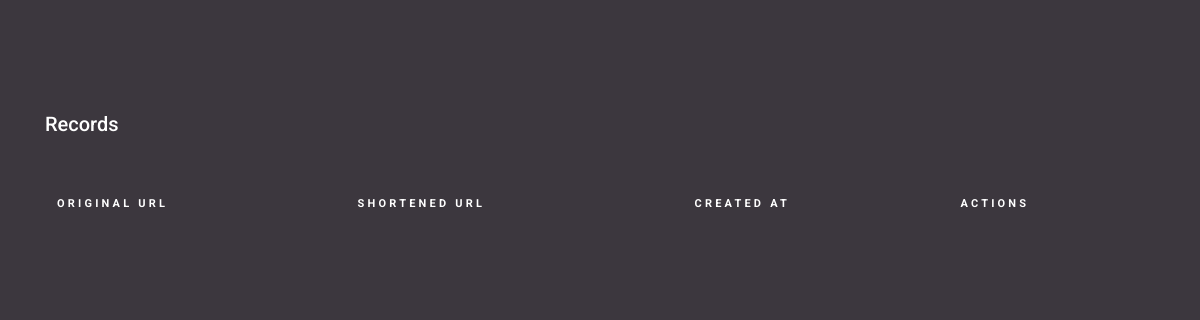
Page /dashboard (signed in) on the earlier database version.
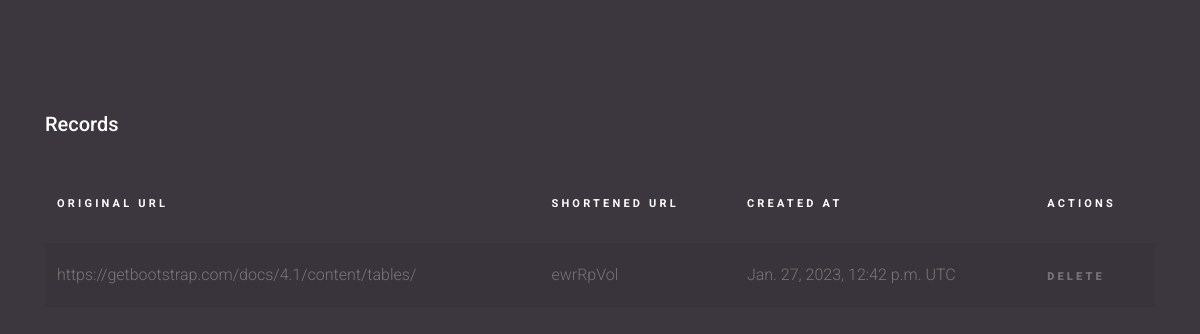
Same page on the later database version.
### myApp/models.py (models this page shows)
class URL(models.Model):
    user = models.ForeignKey(User, on_delete=models.CASCADE, null=True)
    original_url = models.CharField(max_length=500)
    shortened_url = models.CharField(max_length=8, unique=True)
    created_at = models.DateTimeField(auto_now_add=True)

### myApp/views.py (the view)
# urls.py: path('dashboard', views.dashboard, name='dashboard'),
@login_required(login_url='/login')
def dashboard(request):
    urls = URL.objects.filter(user=request.user)
    return render(request, 'dashboard.html', {'urls': urls})

### templates/dashboard.html (shortened to what this page needs)
<!doctype html>
<html lang="en">
  <head>
    <link rel="stylesheet" href="fonts/icomoon/style.css">
    <link rel="stylesheet" href="css/owl.carousel.min.css">
    <link rel="stylesheet" href="static/css/bootstrap.min.css">
    <link rel="stylesheet" href="static/css/style.css">
  </head>
  <body>
  <div class="content">
    <div class="container">
      <h2 class="mb-5">Records</h2>
      <div class="table-responsive">
        <table class="table table-striped custom-table">
          <thead>
            <tr>
              <th>Original URL</th>
              <th>Shortened URL</th>
              <th>Created at</th>
              <th>Actions</th>
            </tr>
          </thead>
          <tbody>
            {% for url in urls %}
            <tr scope="row">
              <td>{{ url.original_url }}</td>
              <td><a href="{% url 'redirect_url' url.shortened_url %}">{{ url.shortened_url }}</a></td>
              <td>{{ url.created_at }} UTC</td>
              <td><a href="{% url 'delete_url' url.pk %}" class="more">Delete</a></td>
            </tr>
            {% endfor %}
          </tbody>
        </table>
      </div>
    </div>
  </div>
  </body>
</html>

Differences in the rows shown:
added URL: original_url "https://getbootstrap.com/docs/4.1/content/tables/", shortened_url "ewrRpVol", created_at "Jan. 27, 2023, 12:42 p.m."
